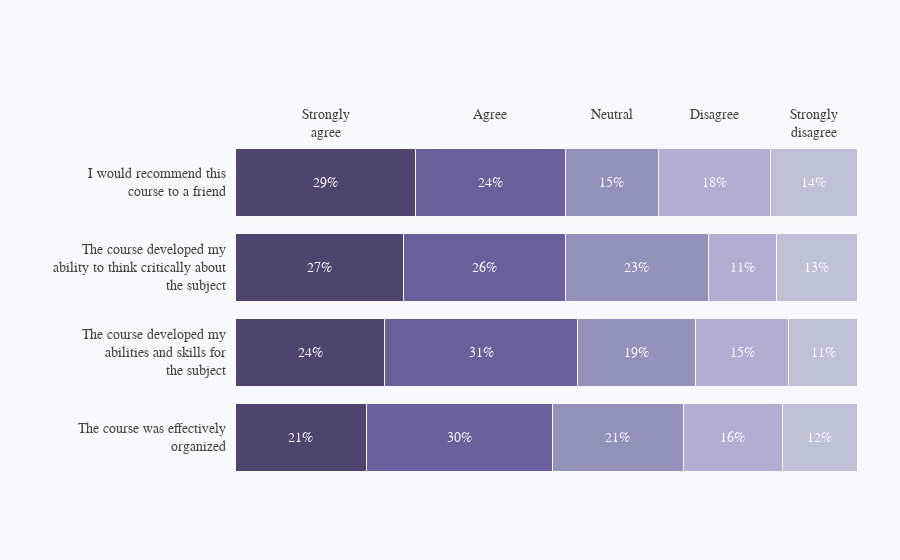

Source (notebook cell):
### Code cell
top_labels = ['Strongly<br>agree', 'Agree', 'Neutral', 'Disagree',
              'Strongly<br>disagree']

colors = ['rgba(38, 24, 74, 0.8)', 'rgba(71, 58, 131, 0.8)',
          'rgba(122, 120, 168, 0.8)', 'rgba(164, 163, 204, 0.85)',
          'rgba(190, 192, 213, 1)']

x_data = [[21, 30, 21, 16, 12],
          [24, 31, 19, 15, 11],
          [27, 26, 23, 11, 13],
          [29, 24, 15, 18, 14]]

y_data = ['The course was effectively<br>organized',
          'The course developed my<br>abilities and skills ' +
          'for<br>the subject', 'The course developed ' +
          'my<br>ability to think critically about<br>the subject',
          'I would recommend this<br>course to a friend']

fig = go.Figure()

for i in range(0, len(x_data[0])):
    for xd, yd in zip(x_data, y_data):
        fig.add_trace(go.Bar(
            x=[xd[i]], y=[yd],
            orientation='h',
            marker=dict(
                color=colors[i],
                line=dict(color='rgb(248, 248, 249)', width=1)
            )
        ))

fig.update_layout(
    xaxis=dict(
        showgrid=False,
        showline=False,
        showticklabels=False,
        zeroline=False,
        domain=[0.15, 1]
    ),
    yaxis=dict(
        showgrid=False,
        showline=False,
        showticklabels=False,
        zeroline=False,
    ),
    barmode='stack',
    paper_bgcolor='rgb(248, 248, 255)',
    plot_bgcolor='rgb(248, 248, 255)',
    margin=dict(l=120, r=10, t=140, b=80),
    showlegend=False,
)

annotations = []

for yd, xd in zip(y_data, x_data):
    # labeling the y-axis
    annotations.append(dict(xref='paper', yref='y',
                            x=0.14, y=yd,
                            xanchor='right',
                            text=str(yd),
                            font=dict(family='Arial', size=14,
                                      color='rgb(67, 67, 67)'),
                            showarrow=False, align='right'))
    # labeling the first percentage of each bar (x_axis)
    annotations.append(dict(xref='x', yref='y',
                            x=xd[0] / 2, y=yd,
                            text=str(xd[0]) + '%',
                            font=dict(family='Arial', size=14,
                                      color='rgb(248, 248, 255)'),
                            showarrow=False))
    # labeling the first Likert scale (on the top)
    if yd == y_data[-1]:
        annotations.append(dict(xref='x', yref='paper',
                                x=xd[0] / 2, y=1.1,
                                text=top_labels[0],
                                font=dict(family='Arial', size=14,
                                          color='rgb(67, 67, 67)'),
                                showarrow=False))
    space = xd[0]
    for i in range(1, len(xd)):
            # labeling the rest of percentages for each bar (x_axis)
            annotations.append(dict(xref='x', yref='y',
                                    x=space + (xd[i]/2), y=yd,
                                    text=str(xd[i]) + '%',
                                    font=dict(family='Arial', size=14,
                                              color='rgb(248, 248, 255)'),
                                    showarrow=False))
            # labeling the Likert scale
            if yd == y_data[-1]:
                annotations.append(dict(xref='x', yref='paper',
                                        x=space + (xd[i]/2), y=1.1,
                                        text=top_labels[i],
                                        font=dict(family='Arial', size=14,
                                                  color='rgb(67, 67, 67)'),
                                        showarrow=False))
            space += xd[i]

fig.update_layout(annotations=annotations)

fig.show()

### Figure 1 — Plotly figure (JSON) as saved in the notebook; plotly's stock layout.template omitted (floating-point values rounded to 4 significant figures)
{"data": [{"marker": {"color": "rgba(38, 24, 74, 0.8)", "line": {"color": "rgb(248, 248, 249)", "width": 1}}, "orientation": "h", "type": "bar", "x": [21], "y": ["The course was effectively<br>organized"]}, {"marker": {"color": "rgba(38, 24, 74, 0.8)", "line": {"color": "rgb(248, 248, 249)", "width": 1}}, "orientation": "h", "type": "bar", "x": [24], "y": ["The course developed my<br>abilities and skills for<br>the subject"]}, {"marker": {"color": "rgba(38, 24, 74, 0.8)", "line": {"color": "rgb(248, 248, 249)", "width": 1}}, "orientation": "h", "type": "bar", "x": [27], "y": ["The course developed my<br>ability to think critically about<br>the subject"]}, {"marker": {"color": "rgba(38, 24, 74, 0.8)", "line": {"color": "rgb(248, 248, 249)", "width": 1}}, "orientation": "h", "type": "bar", "x": [29], "y": ["I would recommend this<br>course to a friend"]}, {"marker": {"color": "rgba(71, 58, 131, 0.8)", "line": {"color": "rgb(248, 248, 249)", "width": 1}}, "orientation": "h", "type": "bar", "x": [30], "y": ["The course was effectively<br>organized"]}, {"marker": {"color": "rgba(71, 58, 131, 0.8)", "line": {"color": "rgb(248, 248, 249)", "width": 1}}, "orientation": "h", "type": "bar", "x": [31], "y": ["The course developed my<br>abilities and skills for<br>the subject"]}, {"marker": {"color": "rgba(71, 58, 131, 0.8)", "line": {"color": "rgb(248, 248, 249)", "width": 1}}, "orientation": "h", "type": "bar", "x": [26], "y": ["The course developed my<br>ability to think critically about<br>the subject"]}, {"marker": {"color": "rgba(71, 58, 131, 0.8)", "line": {"color": "rgb(248, 248, 249)", "width": 1}}, "orientation": "h", "type": "bar", "x": [24], "y": ["I would recommend this<br>course to a friend"]}, {"marker": {"color": "rgba(122, 120, 168, 0.8)", "line": {"color": "rgb(248, 248, 249)", "width": 1}}, "orientation": "h", "type": "bar", "x": [21], "y": ["The course was effectively<br>organized"]}, {"marker": {"color": "rgba(122, 120, 168, 0.8)", "line": {"color": "rgb(248, 248, 249)", "width": 1}}, "orientation": "h", "type": "bar", "x": [19], "y": ["The course developed my<br>abilities and skills for<br>the subject"]}, {"marker": {"color": "rgba(122, 120, 168, 0.8)", "line": {"color": "rgb(248, 248, 249)", "width": 1}}, "orientation": "h", "type": "bar", "x": [23], "y": ["The course developed my<br>ability to think critically about<br>the subject"]}, {"marker": {"color": "rgba(122, 120, 168, 0.8)", "line": {"color": "rgb(248, 248, 249)", "width": 1}}, "orientation": "h", "type": "bar", "x": [15], "y": ["I would recommend this<br>course to a friend"]}, {"marker": {"color": "rgba(164, 163, 204, 0.85)", "line": {"color": "rgb(248, 248, 249)", "width": 1}}, "orientation": "h", "type": "bar", "x": [16], "y": ["The course was effectively<br>organized"]}, {"marker": {"color": "rgba(164, 163, 204, 0.85)", "line": {"color": "rgb(248, 248, 249)", "width": 1}}, "orientation": "h", "type": "bar", "x": [15], "y": ["The course developed my<br>abilities and skills for<br>the subject"]}, {"marker": {"color": "rgba(164, 163, 204, 0.85)", "line": {"color": "rgb(248, 248, 249)", "width": 1}}, "orientation": "h", "type": "bar", "x": [11], "y": ["The course developed my<br>ability to think critically about<br>the subject"]}, {"marker": {"color": "rgba(164, 163, 204, 0.85)", "line": {"color": "rgb(248, 248, 249)", "width": 1}}, "orientation": "h", "type": "bar", "x": [18], "y": ["I would recommend this<br>course to a friend"]}, {"marker": {"color": "rgba(190, 192, 213, 1)", "line": {"color": "rgb(248, 248, 249)", "width": 1}}, "orientation": "h", "type": "bar", "x": [12], "y": ["The course was effectively<br>organized"]}, {"marker": {"color": "rgba(190, 192, 213, 1)", "line": {"color": "rgb(248, 248, 249)", "width": 1}}, "orientation": "h", "type": "bar", "x": [11], "y": ["The course developed my<br>abilities and skills for<br>the subject"]}, {"marker": {"color": "rgba(190, 192, 213, 1)", "line": {"color": "rgb(248, 248, 249)", "width": 1}}, "orientation": "h", "type": "bar", "x": [13], "y": ["The course developed my<br>ability to think critically about<br>the subject"]}, {"marker": {"color": "rgba(190, 192, 213, 1)", "line": {"color": "rgb(248, 248, 249)", "width": 1}}, "orientation": "h", "type": "bar", "x": [14], "y": ["I would recommend this<br>course to a friend"]}], "layout": {"annotations": [{"align": "right", "font": {"color": "rgb(67, 67, 67)", "family": "Arial", "size": 14}, "showarrow": false, "text": "The course was effectively<br>organized", "x": 0.14, "xanchor": "right", "xref": "paper", "y": "The course was effectively<br>organized", "yref": "y"}, {"font": {"color": "rgb(248, 248, 255)", "family": "Arial", "size": 14}, "showarrow": false, "text": "21%", "x": 10.5, "xref": "x", "y": "The course was effectively<br>organized", "yref": "y"}, {"font": {"color": "rgb(248, 248, 255)", "family": "Arial", "size": 14}, "showarrow": false, "text": "30%", "x": 36, "xref": "x", "y": "The course was effectively<br>organized", "yref": "y"}, {"font": {"color": "rgb(248, 248, 255)", "family": "Arial", "size": 14}, "showarrow": false, "text": "21%", "x": 61.5, "xref": "x", "y": "The course was effectively<br>organized", "yref": "y"}, {"font": {"color": "rgb(248, 248, 255)", "family": "Arial", "size": 14}, "showarrow": false, "text": "16%", "x": 80, "xref": "x", "y": "The course was effectively<br>organized", "yref": "y"}, {"font": {"color": "rgb(248, 248, 255)", "family": "Arial", "size": 14}, "showarrow": false, "text": "12%", "x": 94, "xref": "x", "y": "The course was effectively<br>organized", "yref": "y"}, {"align": "right", "font": {"color": "rgb(67, 67, 67)", "family": "Arial", "size": 14}, "showarrow": false, "text": "The course developed my<br>abilities and skills for<br>the subject", "x": 0.14, "xanchor": "right", "xref": "paper", "y": "The course developed my<br>abilities and skills for<br>the subject", "yref": "y"}, {"font": {"color": "rgb(248, 248, 255)", "family": "Arial", "size": 14}, "showarrow": false, "text": "24%", "x": 12, "xref": "x", "y": "The course developed my<br>abilities and skills for<br>the subject", "yref": "y"}, {"font": {"color": "rgb(248, 248, 255)", "family": "Arial", "size": 14}, "showarrow": false, "text": "31%", "x": 39.5, "xref": "x", "y": "The course developed my<br>abilities and skills for<br>the subject", "yref": "y"}, {"font": {"color": "rgb(248, 248, 255)", "family": "Arial", "size": 14}, "showarrow": false, "text": "19%", "x": 64.5, "xref": "x", "y": "The course developed my<br>abilities and skills for<br>the subject", "yref": "y"}, {"font": {"color": "rgb(248, 248, 255)", "family": "Arial", "size": 14}, "showarrow": false, "text": "15%", "x": 81.5, "xref": "x", "y": "The course developed my<br>abilities and skills for<br>the subject", "yref": "y"}, {"font": {"color": "rgb(248, 248, 255)", "family": "Arial", "size": 14}, "showarrow": false, "text": "11%", "x": 94.5, "xref": "x", "y": "The course developed my<br>abilities and skills for<br>the subject", "yref": "y"}, {"align": "right", "font": {"color": "rgb(67, 67, 67)", "family": "Arial", "size": 14}, "showarrow": false, "text": "The course developed my<br>ability to think critically about<br>the subject", "x": 0.14, "xanchor": "right", "xref": "paper", "y": "The course developed my<br>ability to think critically about<br>the subject", "yref": "y"}, {"font": {"color": "rgb(248, 248, 255)", "family": "Arial", "size": 14}, "showarrow": false, "text": "27%", "x": 13.5, "xref": "x", "y": "The course developed my<br>ability to think critically about<br>the subject", "yref": "y"}, {"font": {"color": "rgb(248, 248, 255)", "family": "Arial", "size": 14}, "showarrow": false, "text": "26%", "x": 40, "xref": "x", "y": "The course developed my<br>ability to think critically about<br>the subject", "yref": "y"}, {"font": {"color": "rgb(248, 248, 255)", "family": "Arial", "size": 14}, "showarrow": false, "text": "23%", "x": 64.5, "xref": "x", "y": "The course developed my<br>ability to think critically about<br>the subject", "yref": "y"}, {"font": {"color": "rgb(248, 248, 255)", "family": "Arial", "size": 14}, "showarrow": false, "text": "11%", "x": 81.5, "xref": "x", "y": "The course developed my<br>ability to think critically about<br>the subject", "yref": "y"}, {"font": {"color": "rgb(248, 248, 255)", "family": "Arial", "size": 14}, "showarrow": false, "text": "13%", "x": 93.5, "xref": "x", "y": "The course developed my<br>ability to think critically about<br>the subject", "yref": "y"}, {"align": "right", "font": {"color": "rgb(67, 67, 67)", "family": "Arial", "size": 14}, "showarrow": false, "text": "I would recommend this<br>course to a friend", "x": 0.14, "xanchor": "right", "xref": "paper", "y": "I would recommend this<br>course to a friend", "yref": "y"}, {"font": {"color": "rgb(248, 248, 255)", "family": "Arial", "size": 14}, "showarrow": false, "text": "29%", "x": 14.5, "xref": "x", "y": "I would recommend this<br>course to a friend", "yref": "y"}, {"font": {"color": "rgb(67, 67, 67)", "family": "Arial", "size": 14}, "showarrow": false, "text": "Strongly<br>agree", "x": 14.5, "xref": "x", "y": 1.1, "yref": "paper"}, {"font": {"color": "rgb(248, 248, 255)", "family": "Arial", "size": 14}, "showarrow": false, "text": "24%", "x": 41, "xref": "x", "y": "I would recommend this<br>course to a friend", "yref": "y"}, {"font": {"color": "rgb(67, 67, 67)", "family": "Arial", "size": 14}, "showarrow": false, "text": "Agree", "x": 41, "xref": "x", "y": 1.1, "yref": "paper"}, {"font": {"color": "rgb(248, 248, 255)", "family": "Arial", "size": 14}, "showarrow": false, "text": "15%", "x": 60.5, "xref": "x", "y": "I would recommend this<br>course to a friend", "yref": "y"}, {"font": {"color": "rgb(67, 67, 67)", "family": "Arial", "size": 14}, "showarrow": false, "text": "Neutral", "x": 60.5, "xref": "x", "y": 1.1, "yref": "paper"}, {"font": {"color": "rgb(248, 248, 255)", "family": "Arial", "size": 14}, "showarrow": false, "text": "18%", "x": 77, "xref": "x", "y": "I would recommend this<br>course to a friend", "yref": "y"}, {"font": {"color": "rgb(67, 67, 67)", "family": "Arial", "size": 14}, "showarrow": false, "text": "Disagree", "x": 77, "xref": "x", "y": 1.1, "yref": "paper"}, {"font": {"color": "rgb(248, 248, 255)", "family": "Arial", "size": 14}, "showarrow": false, "text": "14%", "x": 93, "xref": "x", "y": "I would recommend this<br>course to a friend", "yref": "y"}, {"font": {"color": "rgb(67, 67, 67)", "family": "Arial", "size": 14}, "showarrow": false, "text": "Strongly<br>disagree", "x": 93, "xref": "x", "y": 1.1, "yref": "paper"}], "barmode": "stack", "margin": {"b": 80, "l": 120, "r": 10, "t": 140}, "paper_bgcolor": "rgb(248, 248, 255)", "plot_bgcolor": "rgb(248, 248, 255)", "showlegend": false, "xaxis": {"domain": [0.15, 1], "showgrid": false, "showline": false, "showticklabels": false, "zeroline": false}, "yaxis": {"showgrid": false, "showline": false, "showticklabels": false, "zeroline": false}}}
